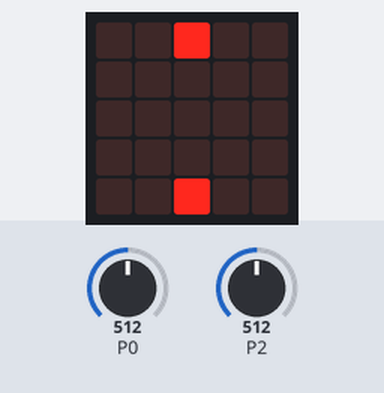
The program below on a simulated BBC micro:bit (MakeCode). Shown: the board's 5×5 LED display. The test bench sets the inputs (shaded band); at power-on: P2 = 512, P0 = 512 (analog values on the 0–1023 scale). Random numbers come from a fixed seed; the short countdown, score and lost-life animations are approximate.

Above: at 1.2 s.
1.3 s: P2 set to 579
3.1 s: P2 set to 611
At 4.6 s:
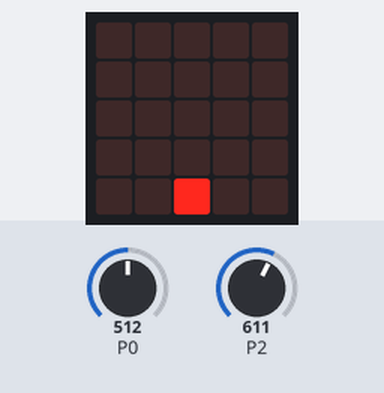
4.9 s: P0 set to 582
7.9 s: P0 set to 619
At 8.46 s:
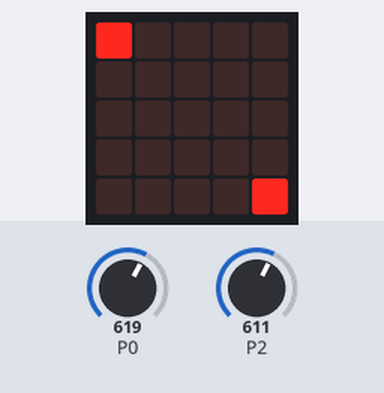
10.6 s: P2 set to 590
At 11.91 s:
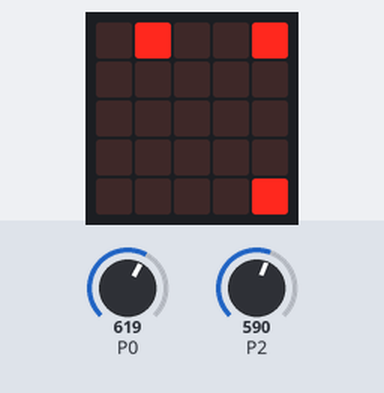
12.3 s: P0 set to 390
At 12.85 s:
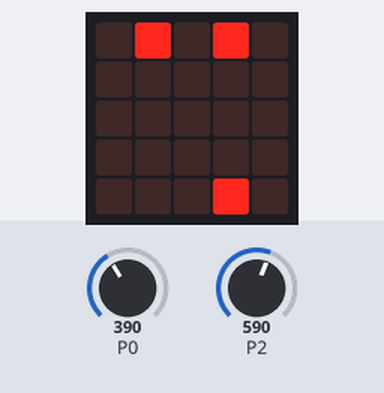

Measured:
- the behaviour switches between 596 and 597 on P2 (found by bisection; images 0 and 1)
- the behaviour switches between 600 and 601 on P0 (found by bisection; images 1 and 2)
- what the display in image 2 shows lasts 0.5 s, from 8.2 s to 8.7 s

The program:

main.ts
```typescript
let rows = 0
let spawn = 0
let shot: game.LedSprite = null
let enemy: game.LedSprite = null
let clear = 0
let player = game.createSprite(2, 4)
let speed = 500
basic.forever(function () {
    if (clear == 0) {
        basic.pause(3000)
        enemy = game.createSprite(randint(0, 4), 0)
        clear = 1
    }
})
basic.forever(function () {
    if (pins.analogReadPin(AnalogPin.P0) < 400) {
        player.change(LedSpriteProperty.X, -1)
        basic.pause(50)
    }
    if (pins.analogReadPin(AnalogPin.P0) > 600) {
        player.change(LedSpriteProperty.X, 1)
        basic.pause(50)
    }
    if (pins.analogReadPin(AnalogPin.P2) < 597) {
        shot = game.createSprite(player.get(LedSpriteProperty.X), 4)
        for (let index = 0; index < 5; index++) {
            shot.change(LedSpriteProperty.Y, -1)
            basic.pause(80)
        }
        shot.delete()
    }
})
basic.forever(function () {
    if (clear == 1) {
        spawn = 1
        if (enemy.isTouching(shot)) {
            enemy.delete()
            game.addScore(1)
            clear = 0
            rows = 0
            spawn = 0
        }
    }
})
basic.forever(function () {
    if (spawn == 1) {
        if (enemy.isTouching(player)) {
            game.gameOver()
        }
        enemy.move(1)
        rows += 1
        speed += -5
        basic.pause(speed)
        enemy.ifOnEdgeBounce()
        if (rows > 15 && enemy.isTouchingEdge()) {
            enemy.change(LedSpriteProperty.Y, 1)
        }
    }
})
```

test.ts
```typescript
// Tady jsou testy. Při použití tohoto balíčku jako rozšíření nebude zkompilováno.
```
